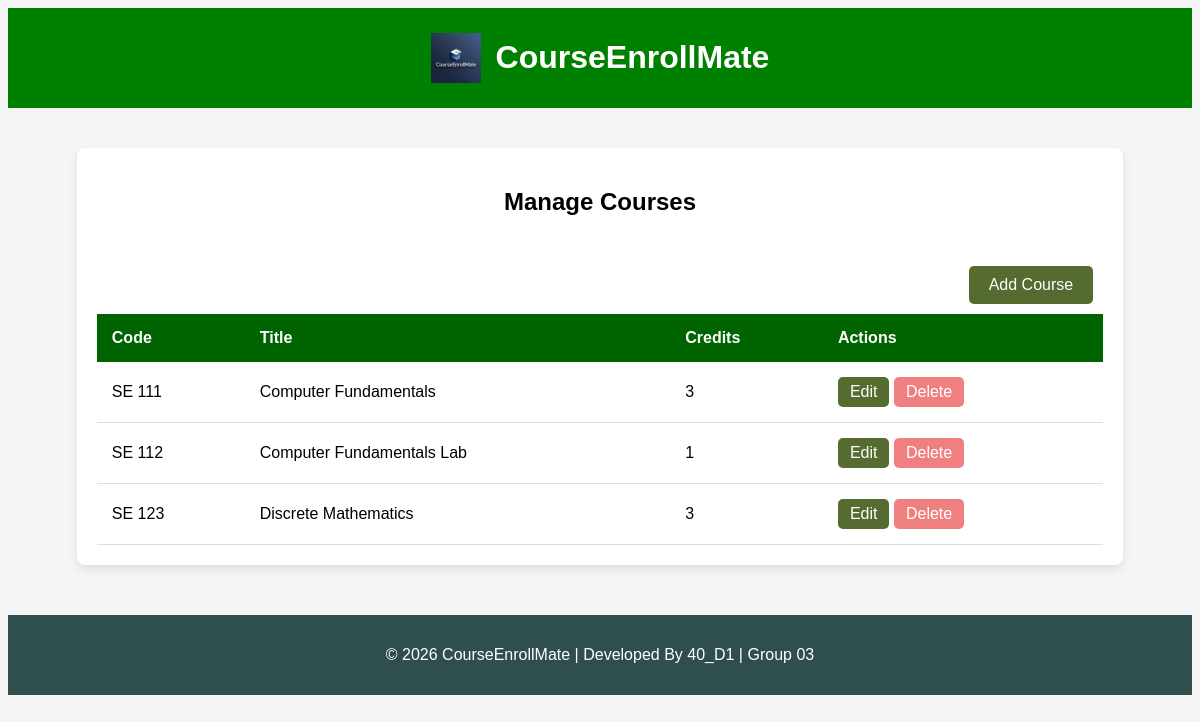
Screenshot of /manage_courses (signed in) with the database file from the repository.
### tables this page shows
CREATE TABLE courses (
    id INTEGER PRIMARY KEY AUTOINCREMENT,
    course_code TEXT UNIQUE NOT NULL,
    course_title TEXT NOT NULL,
    course_description TEXT,
    credit_hours INTEGER NOT NULL,
    created_at TIMESTAMP DEFAULT CURRENT_TIMESTAMP
);

### app.py (the view)
@app.route("/manage_courses")
@login_required
@role_required("admin")
def manage_courses():
    conn = get_db_connection()
    courses = conn.execute("SELECT * FROM courses").fetchall()
    conn.close()
    return render_template("manage_courses.html", courses=courses)

### app.py (called while the page is built)
def get_db_connection():
    conn = sqlite3.connect("courseenrollmate.db")
    conn.row_factory = sqlite3.Row
    conn.execute("PRAGMA foreign_keys = ON")
    return conn

### helper.py (called while the page is built)
def login_required(f):
    @wraps(f)
    def decorated_function(*args, **kwargs):
        if "username" not in session:
            return redirect("/login")
        return f(*args, **kwargs)
    return decorated_function

def role_required(role):
    def decorator(f):
        @wraps(f)
        def decorated_function(*args, **kwargs):
            if session.get("role") != role:
                return "403 Forbidden: Unauthorized access"
            return f(*args, **kwargs)
        return decorated_function
    return decorator

### templates/manage_courses.html
{% extends "base.html" %}
{% block body %}
<div class="table-container">
<h2>Manage Courses</h2>
<div class="actions" style="text-align: right;">
    <a href="/add_course">Add Course</a>
</div>
<table>
    <thead>
        <tr>
            <th>Code</th>
            <th>Title</th>
            <th>Credits</th>
            <th>Actions</th>
        </tr>
    </thead>
    <tbody>
{% for course in courses %}
    <tr>
        <td>{{ course["course_code"] }}</td>
        <td>{{ course["course_title"] }}</td>
        <td>{{ course["credit_hours"] }}</td>
        <td>
            <a href="/edit_course/{{ course['id'] }}" class="edit-btn">Edit</a>
            <a href="/delete_course/{{ course['id'] }}" class="delete-btn">Delete</a>
        </td>
    </tr>
{% endfor %}
    </tbody>
</table>
</div>
{% endblock %}

### static/style.css (style rules this page uses)
body { font-family: Arial, sans-serif; background:whitesmoke; text-align:center; }
a { display:inline-block; padding:10px 20px; background: darkolivegreen; color:white; text-decoration:none; border-radius:5px; }
.actions { margin-top:40px; }
.actions a { margin:10px; padding:10px 20px; background:darkolivegreen; color:white; text-decoration:none; border-radius:5px; }
.table-container { width:85%; margin:40px auto; background:white; padding:20px; border-radius:8px; box-shadow:0 4px 10px rgba(0,0,0,0.1); }
table { width:100%; border-collapse:collapse; }
thead { background: darkgreen; color:white; }
th,td { padding:15px; text-align:left; }
tbody tr { border-bottom:1px solid #ddd; }
.edit-btn { background:darkolivegreen; color:white; padding:6px 12px; border-radius:5px; text-decoration:none; }
.delete-btn { background:lightcoral; color:white; padding:6px 12px; border-radius:5px; text-decoration:none; }

### rows the page displays
courses: course_code "SE 111", course_title "Computer Fundamentals", credit_hours "3"
courses: course_code "SE 112", course_title "Computer Fundamentals Lab", credit_hours "1"
courses: course_code "SE 123", course_title "Discrete Mathematics", credit_hours "3"
